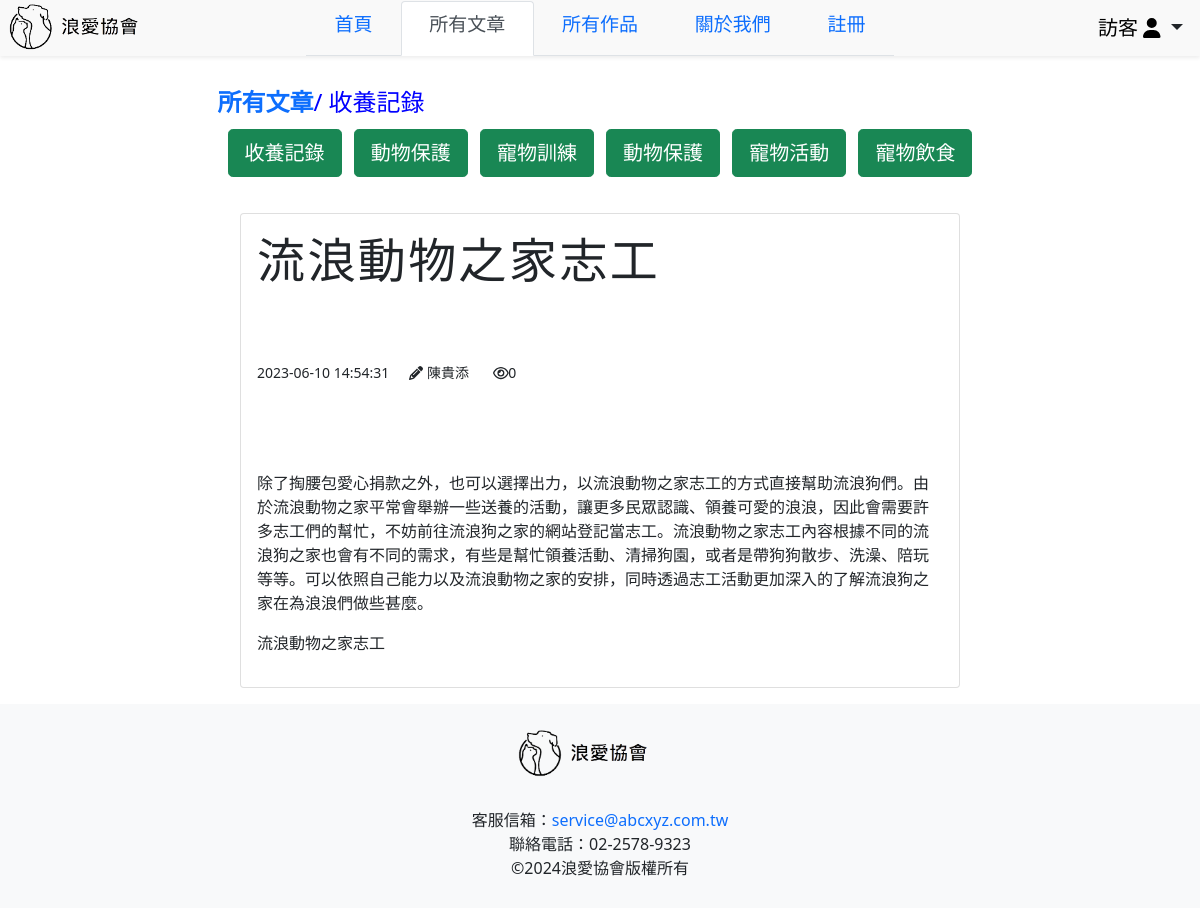
Screenshot of /user/article.php?no=22 with the database file from the repository.
### tables this page shows
CREATE TABLE `title` (
  `id` int(11) NOT NULL,
  `category` varchar(50) NOT NULL,
  `DataID` varchar(50) NOT NULL
);

CREATE TABLE `article` (
  `id` int(11) NOT NULL COMMENT 'id',
  `userNo` int(11) DEFAULT NULL COMMENT 'users_id',
  `title` varchar(30) DEFAULT NULL COMMENT '文章標題',
  `category` varchar(50) DEFAULT NULL COMMENT '分類',
  `content` text DEFAULT NULL COMMENT '内容',
  `publish` tinyint(1) DEFAULT NULL COMMENT '是否發佈',
  `create_date` datetime DEFAULT NULL COMMENT '建立時間',
  `modify_date` datetime DEFAULT NULL COMMENT '修改時間',
  `image` varchar(50) NOT NULL COMMENT '文章照片',
  `viewCX` int(11) NOT NULL
);

### Utils/DBConnect.php (called while the page is built, shortened)
<?php
class DBConnect
{
    private static $instance;
    private $connection;
    private function __construct()
    {
        require_once 'DBpassword.php';
        $this->connection = mysqli_connect($host, $username, $password, $database, $port);
        if (mysqli_connect_errno()) {
            die('Database connection failed: ' . mysqli_connect_error());
        }else{
            mysqli_query($this->connection, "SET NAMES utf8");
        }
    }
    public static function getInstance()
    {
        if (self::$instance === null) {
            self::$instance = new DBConnect();
        }
        return self::$instance;
    }
    public function getConnection()
    {
        return $this->connection;
    }
}
?>

### Utils/DBpassword.php (called while the page is built)
<?php
$host = 'localhost';
$port = 3306;
$username = 'root';
$password = '';
$database = 'your-data-base';
?>

### DAL/articleDAL.php (called while the page is built, shortened)
<?php
require_once dirname(__FILE__).'/../Utils/InfoDAL.php';
class articleDAL extends InfoDAL
{
    public function getOneById($id)
    {
        $sql = "SELECT * FROM `article` WHERE `id` = '$id';";
        $aList = $this->getOne($sql);
        return $aList;
    }
}
?>

### Utils/InfoDAL.php (called while the page is built, shortened)
<?php
require_once dirname(__FILE__).'/../Utils/DBConnect.php';
class InfoDAL
{
    private $link = null;
    public function __construct()
    {
        $this->link = DBConnect::getInstance()->getConnection();
    }
    public function query($sql)
    {
        $result = mysqli_query($this->link, $sql);
        $alist = array();
        while ($row = mysqli_fetch_object($result)) {
            $aInfo = new stdClass();
            foreach ($row as $key => $value) {
                $aInfo->$key = $value;
            }
            $alist[] = $aInfo;
        }
        return $alist;
    }
    public function getOne($sql)
    {
        $result = mysqli_query($this->link, $sql);
        $aInfo = new stdClass();
        while ($row = mysqli_fetch_object($result)) {
            foreach ($row as $key => $value) {
                $aInfo->$key = $value;
            }
        }
        return $aInfo;
    }
    public function getContentTxt($fileName, $class)
    {
        if($fileName)
        {
            $Path = '../_uploads/' . $class . '/Content/';
            $filePath = $Path . $fileName;
            return file_get_contents($filePath);
        }
        return '';
    }
}
?>

### DAL/titleDAL.php (called while the page is built, shortened)
<?php
require_once dirname(__FILE__).'/../Utils/InfoDAL.php';
class titleDAL extends InfoDAL
{
    public function getAllArticleTitle()
    {
        $sql = "SELECT * FROM `title` WHERE `DataID` = 'article' ORDER BY `id` ASC";
        $aList = parent::query($sql);
        return $aList;
    }
    public function getTitlebyId($id, $DataID) {
        $sql = "SELECT * FROM `title` WHERE `id` = '".$id."' AND `DataID` = '$DataID'";
        $aList = parent::getOne($sql);
        return $aList;
    }
}
?>

### DAL/usersDAL.php (called while the page is built, shortened)
<?php
require_once dirname(__FILE__).'/../Utils/InfoDAL.php';
class usersDAL extends InfoDAL
{
    public function getNameById($id)
    {
        $SQL = "SELECT fullname FROM `users` WHERE `id` = '".$id."';";
        $aList = parent::getOne($SQL);
        return $aList;
    }
}
?>

### user/article.php (the view, shortened to what this page needs)
<?php
require_once dirname(__FILE__) . '/../DAL/articleDAL.php';
require_once dirname(__FILE__) . '/../DAL/usersDAL.php';
require_once dirname(__FILE__) . '/../DAL/titleDAL.php';
$no = isset($_GET['no']) ? $_GET['no'] : '';
$aDAl1 = new articleDAL();
$aDAL2 = new titleDAL();
$aDAl3 = new usersDAL();
if ($no) {
    $aDAl1->addView($no);
    $aInfo1 = $aDAl1->getOnebyId($no);
    $titl = $aDAL2->getTitlebyId($aInfo1->category, 'Article');
}
?>
<!DOCTYPE html>
<html lang="en">
<head>
</head>
<body>
    <div class="top">
        <?php require_once "../Common/topNav.php"?>
    </div>
    <div class="main">
        <div class="container">
            <div class="col-6 pt-2 text-center">
                <h4 style="color: blue"><a href="articleList.php"><b>所有文章</b></a>/ <?php echo $titl->category ?></h4>
            </div>
            <?php require_once "../Common/articleTitle.php"?>
            <?php
                $author = $aDAl3->getNameById($aInfo1->userNo);
                $theTime = $aInfo1->create_date .
                '<i class="fas fa-pencil-alt" style="margin-left:20px;"></i> ' . $author->fullname .
                    ' <i class="far fa-eye" style="margin-left:20px;"></i>' . $aInfo1->viewCX;
                $content = $aDAl1->getContentTxt($aInfo1->content, 'Article');
                ?>
                <main class="container mt-3">
                    <div class="row justify-content-center">
                        <div class="col-12 col-lg-8">
                            <div class="card mt-3 mb-3">
                                <div class="row p-3">
                                    <div class="col-12 text-md font15">
                                        <h1><?php echo $aInfo1->title ?></h1>
                                    </div>
                                </div>
                                <div class="row p-3">
                                    <div class="col-12 small">
                                        <?php echo $theTime; ?>
                                    </div>
                                </div>
                                <div class="row p-3">
                                    <div class="col-12 my-summernote">
                                    </div>
                                </div>
                                <div class="row p-3">
                                    <div class="col-12 my-summernote">
                                        <?php echo $content; ?>
                                    </div>
                                </div>
                            </div>
                        </div>
                </div>
        </div>
        <?php require_once "../Common/footer.php"?>
</body>
</html>

### Common/articleTitle.php
<?php
    require_once dirname(__FILE__) . '/../DAL/titleDAL.php';
    $titleArticleDAL = new titleDAL();
    $titles = $titleArticleDAL->getAllArticleTitle();
?>
<div class="btn-group d-flex align-items-center justify-content-center text-center" role="group" aria-label="Article Categories">
    <div class="witdh">
    <?php foreach ($titles as $title): ?>
        <a href="../user/articleList.php?category=<?php echo $title->id; ?>&pageno=1" class="btn btn-success btn-lg btn-block m-1">
            <?php echo $title->category; ?>
        </a>
    <?php endforeach; ?>
    </div>
</div>

### css/Body.css (style rules this page uses)
* { margin: 0; padding: 0; box-sizing: border-box; }
h1 { font-size: 48px; line-height: 60px; letter-spacing: 2.4px; margin-bottom: 40px; text-align: justify; }
a { text-decoration: none; }
.main { margin-top: 80px; min-height: 600px; }
.witdh { width: 100%; }

### rows the page displays
title: category "收養記錄"
title: category "動物保護"
title: category "寵物訓練"
title: category "動物保護"
title: category "寵物活動"
title: category "寵物飲食"
article: title "流浪動物之家志工", create_date "2023-06-10 14:54:31", viewCX "0", content "除了掏腰包愛心捐款之外，也可以選擇出力，以流浪動物之家志工的方式直接幫助流浪狗們。由於流浪動物之家平常會舉辦一些送養的活動，讓更多民眾認識、領養可愛的浪浪，因此會需要許多志工們的幫忙，不妨前往流浪狗之家的網站登記當志工。流浪動物之家志工內容根據不同的流浪狗之家也會有不同的需求，有些是幫忙領養活動、清掃狗園，或者是帶狗狗散步、洗澡、陪玩等等。可以依照自己能力以及流浪動物之家的安排，同時透過志工活動更加深入的了解流浪狗之家在為浪浪們做些甚麼。 流浪動物之家志工"

### other values shown
$author->fullname "陳貴添"
